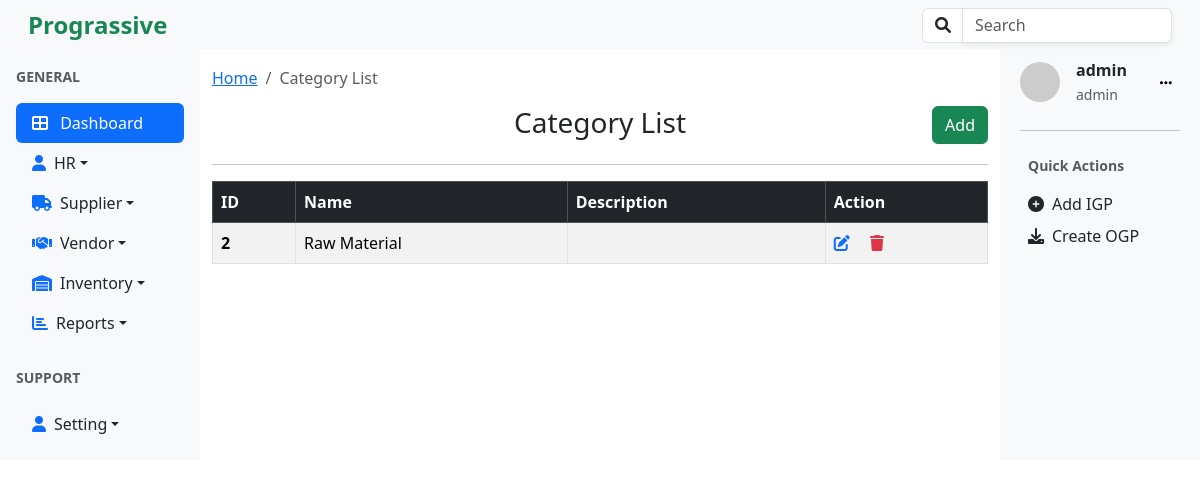
Before: /categories/list/ (signed in) with the older database file.
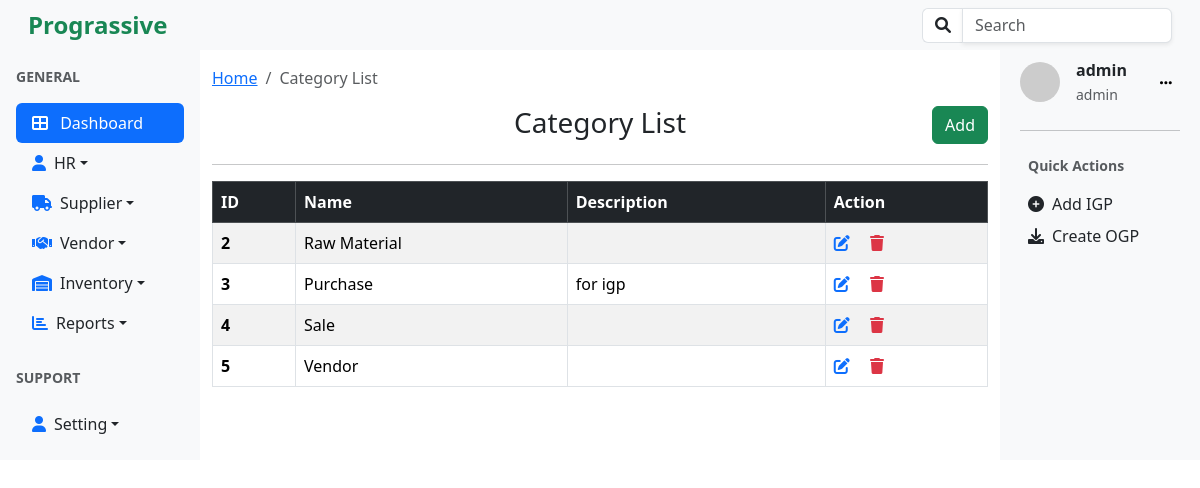
After: the same page with the newer database file.
### categories/models.py (models this page shows, shortened)
class Category(models.Model):
    name=models.CharField(max_length=30, null=False, blank=False, unique=True)
    description = models.TextField(null=True, blank=True)

### utils/decorators.py (the view, shortened to what this page needs)
        def _wrapped_view(request, *args, **kwargs):
            return view_func(request, *args, **kwargs)

### accounts/models.py (called while the page is built)
    def __str__(self):
        return self.name

### categories/views.py (called while the page is built)
@login_required
@role_required('staff','hr','admin')
def category_list(request):
    category = Category.objects.all()
    return render(request, 'category_list.html', {"category":category})

### categories/templates/category_list.html
{% extends 'base.html' %}
{% block content%}
<nav aria-label="breadcrumb" class="my-3">
  <ol class="breadcrumb">
    <li class="breadcrumb-item"><a href="{% url 'home'%}">Home</a></li>
    <li class="breadcrumb-item active" aria-current="page">Category List</li>
  </ol>
</nav>
<div class="d-flex justify-content-center position-relative mb-3">
    <h3 class="text-center w-100">Category List</h3>
    <a href="{% url 'categories:create_category'%}">
    <button type="button" class="btn btn-success position-absolute end-0">Add</button></a>
</div>
<hr />
<div class="table-responsive">
<table class="table table-bordered table-striped table-hover">
    <thead class="table-dark">
      <tr>
        <th scope="col">ID</th>
        <th scope="col">Name</th>
        <th scope="col">Description</th>
        <th scope="col">Action</th>
      </tr>
    </thead>
    <tbody>
    {% for c in category %}
    <tr>
        <th>{{c.id}}</th>
        <td>{{c.name}}</td>
        <td>{{c.description}}</td>
        <td>
            <a href="{% url 'categories:update_category' c.id %}" class="text-primary"><i class="fa fa-edit"></i></a>
            <a href="{% url 'categories:delete_category' c.id %}" class="text-danger ms-3"><i class="fa fa-trash"></i></a>
        </td>
      </tr>
      {%endfor %}
    </tbody>
</table>
</div>
{% endblock%}

Changed rows visible on the page:
added Category: id "3", name "Purchase", description "for igp"
added Category: id "4", name "Sale"
added Category: id "5", name "Vendor"
